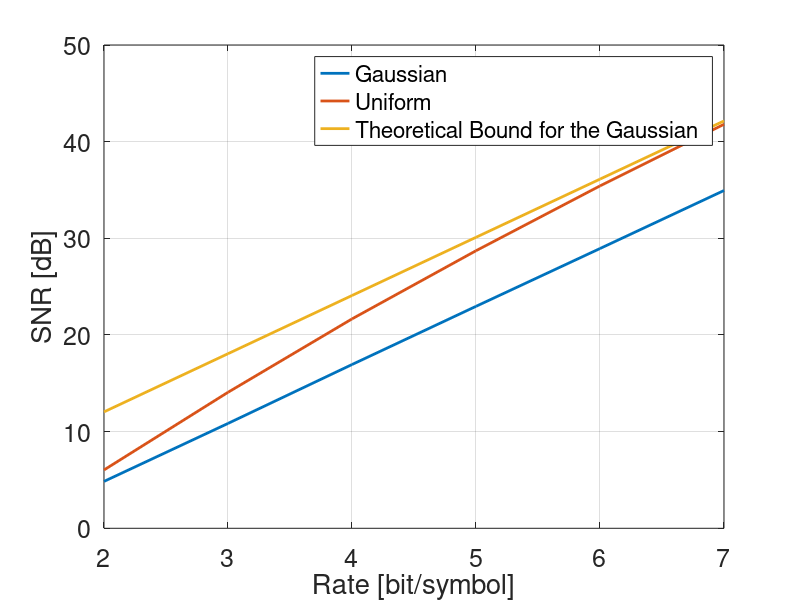

This figure's MATLAB source: (Note: this script raises an error after producing the figure.)
%% MMSP2 - Lab 2
%  Exercise 2 - Uniform and optimal quantizer

clearvars

close all
clc

%% 1) Generate a 10000-sample realization of s_g(n)~N(0,2) and s_u(n)~U with variance 2 and mean 0
%%    hint: use the functions randn() and rand()
var_s_g = 2;
var_s_u = 2;

% Normal distribution
s_g = randn(10000,1) * sqrt(var_s_g);
  
% Uniform distribution
delta_u = sqrt(var_s_u * 12);
s_u = rand(10000,1) * delta_u - delta_u/2;

%% 2) Quantize s_g(n) and s_u(n) with M=[4,8,16,32,64,128] levels and uniform
%%    quantizer. Plot R-D curve for each number of levels. Compare with the
%%    theoretical distortion for a uniform scalar quantizer considering a uniform
%%    distributed signal
%%    hint: use MSE as distortion metric and plot the SNR
M = [4,8,16,32,64,128];

max_s_g = max(s_g);
min_s_g = min(s_g);

max_s_u = max(s_u);
min_s_u = min(s_u);

mse_g = zeros(length(M),1);
mse_u = zeros(length(M),1);

% for each level
for m = 1:length(M)
    
    % compute the quantization step
    delta_g = (max_s_g-min_s_g) / M(m);
    delta_u = (max_s_u-min_s_u) / M(m);
    
    % perform quantization
    y_u = floor(s_u/delta_u)*delta_u + delta_u/2;   % mid-rise quantizer
    y_g = floor(s_g/delta_g)*delta_g + delta_g/2;
    
%     y_g = round(s_g/delta_g)*delta_g;
%     y_u = round(s_u/delta_u)*delta_u;
    
    y_g_vals = unique(y_g);
    y_g(y_g == y_g_vals(end)) = y_g_vals(end-1);
    y_u_vals = unique(y_u);
    y_u(y_u == y_u_vals(end)) = y_u_vals(end-1);
    
    % quantization error
    e_g = y_g-s_g;
    e_u = y_u-s_u;
    
    % MSE
    mse_g(m) = mean(e_g.^2);
    mse_u(m) = mean(e_u.^2);
    

end

% plot R-D curves
R = log2(M);

snr_g = pow2db(var(s_g) ./ mse_g);
snr_u = pow2db(var(s_u) ./ mse_u);

% Theoretical bound
var_e = var_s_g * 2.^(-2*R);
snr_t = pow2db(var_s_g ./ var_e);
% we could have computed directly snr_t = pow2db(2.^(2*R))

figure();
plot(R,[snr_g, snr_u, snr_t'], 'linewidth', 2);
xlabel('Rate [bit/symbol]');
ylabel('SNR [dB]');
legend('Gaussian','Uniform','Theoretical Bound for the Gaussian');
grid on;
set(gca, 'fontsize', 18);

%% 3) Design an optimum uniform quantizer and a Lloyd-Max quantizer for s_g(n)
%%    with the same levels defined in the previous step. 
%%    Compare the R-D curves obtained with those quantizers
%%    with those obtained with uniform quantizer

mse_g_uo = zeros(length(M),1);
mse_g_lm = zeros(length(M),1);

% for each level
for m = 1:length(M)
    
    % compute uniform thresholds
    delta_uo = (max(s_g)-min(s_g))/M(m);
    th_uo = [ -inf ...
        delta_uo * ((1:(M(m)-1)) - floor(M(m)/2)) ...   
        inf];
    
    % compute optimum reconstruction levels

    s_g_uo = zeros(size(s_g));
    for level = 1:M(m)
        mask = s_g >= th_uo(level) &  s_g < th_uo(level+1);
        s_g_uo(mask) = mean(s_g(mask));
    end

    
    % quantization error
    e_g_uo = s_g_uo-s_g;
    
    % MSE
    mse_g_uo(m) = mean(e_g_uo.^2);
    
    % Lloyd-Max quantizer with Matlab implementation
    [th_lm,cb_lm]= lloyds(s_g,M(m));
    [~,s_g_lm] = quantiz(s_g,th_lm,cb_lm);
    
    % quantization error
    e_g_lm = s_g_lm'-s_g;
    
    % MSE
    mse_g_lm(m) = mean(e_g_lm.^2);
    

end

% compute SNR
snr_g_uo = pow2db(var(s_g) ./ mse_g_uo);
snr_g_lm = pow2db(var(s_g) ./ mse_g_lm);

% plot R-D curves
figure();
plot(R,[snr_g,snr_g_uo, snr_g_lm, snr_t'], 'linewidth', 2);
xlabel('Rate [bit/symbol]');
ylabel('SNR [dB]');
legend('Uniform','Optimum uniform','Lloyd-Max','Theoretical Bound');
grid on;
set(gca, 'fontsize', 18);
